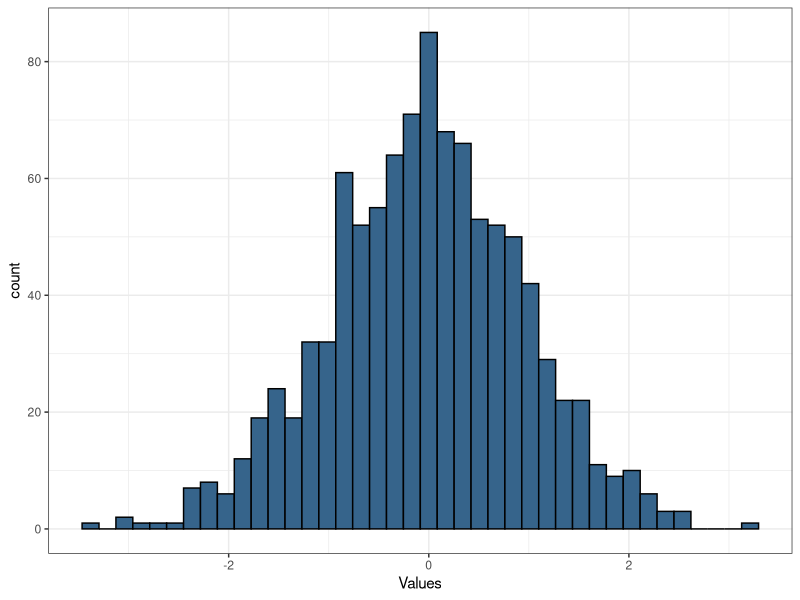

Recreate this plot in R.
## ---- chunk 1
library(tidyverse)
sample <- c(1, 4, 5, 10, 10)

sd(sample)
var(sample)
IQR(sample)
range <- range(sample)

data_range <- range[2] - range[1]
## ---- chunk 2

normalvec <- rnorm(1000)

ggplot(mapping = aes(normalvec))+
  geom_histogram(color = "black", fill = "steelblue4", bins = 40)+
  # geom_vline(xintercept = mean(normalvec), color = 'black')+
  # geom_vline(xintercept = median(normalvec), color = 'red')+
  xlab("Values")+
  ylab("count")+
  theme_bw()

